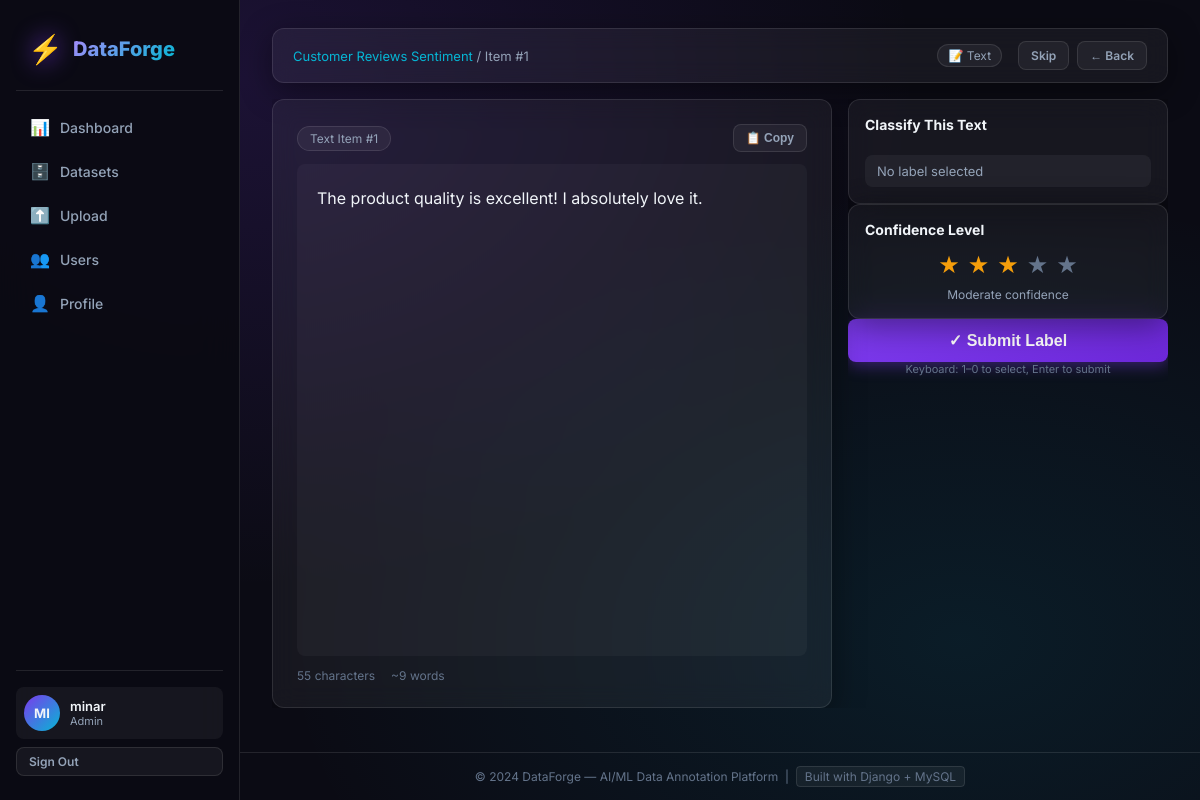
The page /annotations/label/1/ (signed in) on the database its author committed.
### apps/accounts/models.py (models this page shows, shortened)
class CustomUser(AbstractUser):
    ROLE_CHOICES = [
        ('admin', 'Admin'),
        ('annotator', 'Annotator'),
    ]
    role = models.CharField(max_length=20, choices=ROLE_CHOICES, default='annotator')
    bio = models.TextField(blank=True, null=True)
    avatar = models.ImageField(upload_to='avatars/', blank=True, null=True)
    is_active = models.BooleanField(default=True)

### apps/datasets/models.py (models this page shows, shortened)
class Dataset(models.Model):
    STATUS_CHOICES = [
        ('active', 'Active'),
        ('archived', 'Archived'),
        ('completed', 'Completed'),
    ]
    FILE_TYPE_CHOICES = [
        ('image', 'Image'),
        ('text', 'Text'),
    ]
    TASK_CHOICES = [
        ('classification', 'Classification'),
        ('object_detection', 'Object Detection'),
    ]
    name = models.CharField(max_length=255)
    description = models.TextField(blank=True)
    label_classes = models.JSONField(default=list, help_text='List of label class names e.g. ["cat","dog"]')
    file_type = models.CharField(max_length=20, choices=FILE_TYPE_CHOICES, default='image')
    annotation_task = models.CharField(max_length=30, choices=TASK_CHOICES, default='classification')
    uploaded_by = models.ForeignKey(
        settings.AUTH_USER_MODEL,
        on_delete=models.SET_NULL,
        null=True,
        related_name='datasets'
    )
    status = models.CharField(max_length=20, choices=STATUS_CHOICES, default='active')
    created_at = models.DateTimeField(auto_now_add=True)
    updated_at = models.DateTimeField(auto_now=True)
    class Meta:
        ordering = ['-created_at']
    def get_label_classes(self):
        if isinstance(self.label_classes, list):
            return self.label_classes
        try:
            return json.loads(self.label_classes)
        except Exception:
            return []

class DataItem(models.Model):
    STATUS_CHOICES = [
        ('pending', 'Pending'),
        ('in_progress', 'In Progress'),
        ('done', 'Done'),
    ]
    dataset = models.ForeignKey(Dataset, on_delete=models.CASCADE, related_name='items')
    file = models.FileField(upload_to='dataset_items/', blank=True, null=True)
    text_content = models.TextField(blank=True, null=True)
    status = models.CharField(max_length=20, choices=STATUS_CHOICES, default='pending')
    is_corrupted = models.BooleanField(default=False)
    corruption_reason = models.CharField(max_length=255, blank=True)
    order = models.PositiveIntegerField(default=0)
    created_at = models.DateTimeField(auto_now_add=True)
    class Meta:
        ordering = ['order', 'id']
    def is_image(self):
        if self.file:
            ext = self.file.name.lower().split('.')[-1]
            return ext in ['jpg', 'jpeg', 'png', 'gif', 'webp', 'bmp']
        return False

### apps/annotations/views.py (the view)
# urls.py: path('label/<int:item_pk>/', views.label_item, name='label_item'),
@login_required
def label_item(request, item_pk):
    item = get_object_or_404(DataItem, pk=item_pk)
    if item.is_corrupted:
        messages.warning(request, 'This item is marked as corrupted and cannot be labeled.')
        return redirect('datasets:detail', pk=item.dataset.pk)
    annotation, created = _acquire_lock(item, request.user)
    if annotation is None:
        messages.error(request, 'This item is currently being labeled by another annotator. Please try another item.')
        return redirect('annotations:queue', dataset_pk=item.dataset.pk)
    label_classes = item.dataset.get_label_classes()
    if item.is_image():
        if item.dataset.annotation_task == 'object_detection':
            template = 'annotations/label_bounding_box.html'
        else:
            template = 'annotations/label_image.html'
    else:
        template = 'annotations/label_text.html'
    context = {
        'item': item,
        'annotation': annotation,
        'label_classes': label_classes,
        'dataset': item.dataset,
        'existing_label': annotation.label if annotation.label else '',
    }
    return render(request, template, context)

### templates/annotations/label_text.html (shortened to what this page needs)
{% extends 'base.html' %}
{% block content %}
<div class="labeling-shell" id="labeling-shell">
  <div class="labeling-topbar glass-card">
    <div class="labeling-breadcrumb">
      <a href="{% url 'datasets:detail' dataset.pk %}">{{ dataset.name }}</a> / Item #{{ item.pk }}
    </div>
    <div class="labeling-meta">
      <span class="meta-chip">📝 Text</span>
    </div>
    <div class="labeling-controls">
      <a href="{% url 'annotations:release_lock' item.pk %}" class="btn btn-ghost btn-sm" id="skip-text-btn"
         onclick="return confirm('Skip this item?')">Skip</a>
      <a href="{% url 'datasets:detail' dataset.pk %}" class="btn btn-ghost btn-sm">← Back</a>
    </div>
  </div>
  <div class="labeling-content labeling-content--text">
    <div class="text-viewer-panel glass-card" id="text-viewer">
      <div class="text-viewer-header">
        <span class="text-item-badge">Text Item #{{ item.pk }}</span>
        <button class="btn btn-ghost btn-sm" onclick="copyText()" id="copy-text-btn">📋 Copy</button>
      </div>
      <div class="text-content" id="text-content">{{ item.text_content }}</div>
      <div class="text-stats">
        <span>{{ item.text_content|length }} characters</span>
        <span>~{{ item.text_content|wordcount }} words</span>
      </div>
    </div>
    <div class="label-panel" id="label-panel-text">
      <form method="post" action="{% url 'annotations:submit_label' item.pk %}" id="label-text-form">
        <div class="glass-card label-classes-card">
          <h3 class="panel-title">Classify This Text</h3>
          <div class="selected-display" id="selected-display-text">
            {% if existing_label %}Selected: <strong>{{ existing_label }}</strong>{% else %}No label selected{% endif %}
          </div>
        </div>
        <div class="glass-card confidence-card">
          <h4 class="panel-title">Confidence Level</h4>
          <div class="confidence-selector">
            {% for i in "12345" %}
            <label class="conf-option">
              <span class="conf-star">★</span>
            </label>
            {% endfor %}
          </div>
          <div class="conf-label" id="conf-label-text">Moderate confidence</div>
        </div>
        <button type="submit" class="btn btn-primary btn-lg btn-full" id="submit-text-label-btn" disabled>
          ✓ Submit Label
        </button>
        <div class="keyboard-hint"><span>Keyboard: 1–{{ label_classes|length }} to select, Enter to submit</span></div>
      </form>
    </div>
  </div>
</div>
{% endblock %}

### templates/base.html (shortened to what this page needs)
<!DOCTYPE html>
<html lang="en">
<head>
  {% load static %}
  <link rel="stylesheet" href="{% static 'css/main.css' %}" />
</head>
<body>
  {% if user.is_authenticated %}
  <nav class="navbar" id="main-navbar">
    <div class="nav-brand">
      <div class="brand-icon">⚡</div>
      <span class="brand-name">DataForge</span>
    </div>
    <ul class="nav-links" id="nav-links">
      <li><a href="{% url 'dashboard:home' %}" class="nav-link {% block nav_dashboard %}{% endblock %}">
        <span class="nav-icon">📊</span> Dashboard
      </a></li>
      <li><a href="{% url 'datasets:list' %}" class="nav-link {% block nav_datasets %}{% endblock %}">
        <span class="nav-icon">🗄️</span> Datasets
      </a></li>
      <li><a href="{% url 'datasets:upload' %}" class="nav-link {% block nav_upload %}{% endblock %}">
        <span class="nav-icon">⬆️</span> Upload
      </a></li>
      {% if user.role == 'admin' %}
      <li><a href="{% url 'accounts:user_list' %}" class="nav-link {% block nav_users %}{% endblock %}">
        <span class="nav-icon">👥</span> Users
      </a></li>
      {% endif %}
      <li><a href="{% url 'accounts:profile' %}" class="nav-link {% block nav_profile %}{% endblock %}">
        <span class="nav-icon">👤</span> Profile
      </a></li>
    </ul>
    <div class="nav-user">
      <div class="user-badge" title="{{ user.role|title }}">
        {% if user.avatar %}
          <img src="{{ user.avatar.url }}" alt="Avatar" class="user-avatar-sm" />
        {% else %}
          <div class="user-initials">{{ user.username|slice:":2"|upper }}</div>
        {% endif %}
        <div class="user-info">
          <span class="user-name">{{ user.username }}</span>
          <span class="user-role role-{{ user.role }}">{{ user.role|title }}</span>
        </div>
      </div>
      <a href="{% url 'accounts:logout' %}" class="btn btn-ghost btn-sm" id="logout-btn">Sign Out</a>
    </div>
  </nav>
  {% endif %}
  <main class="main-content {% if not user.is_authenticated %}main-full{% endif %}">
    {% block content %}{% endblock %}
  </main>
  <footer class="site-footer">
    <p>© 2024 DataForge — AI/ML Data Annotation Platform &nbsp;|&nbsp;
      <span class="footer-badge">Built with Django + MySQL</span>
    </p>
  </footer>
</body>
</html>

### rows shown on the page
CustomUser: username "MI", username "minar", role "Admin"
Dataset: name "Customer Reviews Sentiment"
DataItem: pk "1", text_content "The product quality is excellent! I absolutely love it.", text_content|length "55", text_content "9"

### other values the page prints
{{ label_classes|length }} "0"
